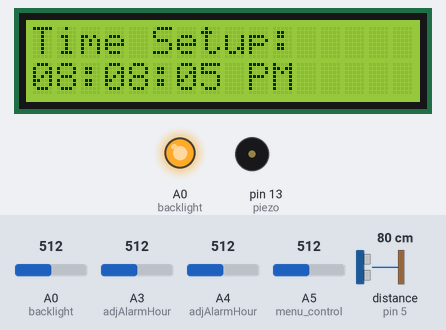
Recording of a sketch running on a simulated Arduino Uno, built with avr-gcc and run on an emulated ATmega328P. On the bench: 16×2 character LCD, output pins drawn as LEDs (lit = HIGH), buzzer (waves = sounding, pin HIGH). Wiring (inferred from the names in the program): ultrasonic range finder: trigger pin 6; echo pin 5. The inputs (shaded band) are chosen by the test bench; at power-on: distance to the obstacle (sensor on pin 5) 80 cm, A5 (menu_control) = 512, A3 (adjAlarmHour) = 512, A0 (backlight) = 512, A4 (adjAlarmHour) = 512. The echo pulse lasts 58.3 µs per cm; pins used as bus, display or sensor lines are not drawn; what the sketch prints to the serial monitor is not drawn.

Above: at 1.2 s.
1.3 s: distance to the obstacle (sensor on pin 5) set to 2 cm
At 3.5 s:
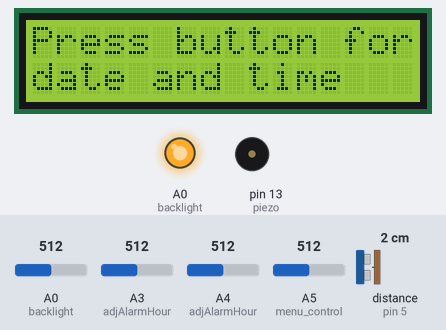
4.7 s: distance to the obstacle (sensor on pin 5) set to 120 cm
At 6.92 s:
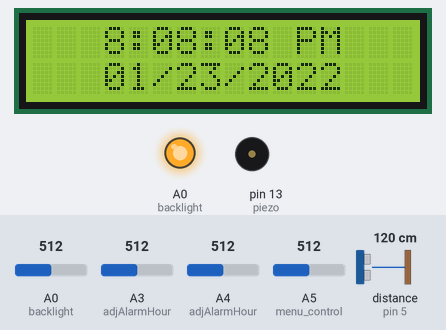
8.1 s: A5 (menu_control) set to 410
9.6 s: A5 (menu_control) set to 392
13.0 s: A5 (menu_control) set to 716
At 13.93 s:
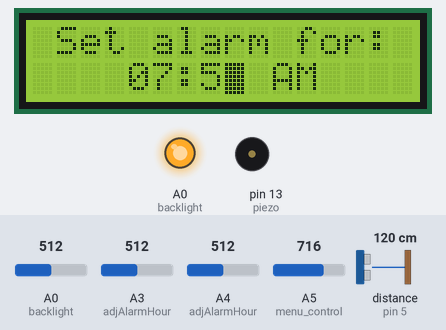
15.6 s: A3 (adjAlarmHour) set to 306
At 25.9 s:
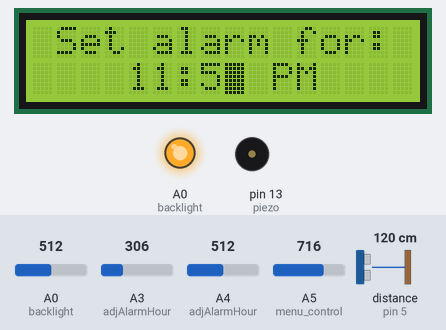

The sketch:

alarm_clock_2.0.ino
```cpp
#include <TimeLib.h>
#include <LiquidCrystal.h>
#include "pitches.h"

LiquidCrystal lcd(7, 8, 9, 10, 11, 12);

int buttonCounter = 0;

int setMonth = 0; //for setting the initial DATE
int setDay = 0;
int setYear = 0;
//after i get all the information for date & time, i will set the time. later on, when i get a ds3231, i can store in there so
//i don't have to set the time up after the arduino has been unplugged

int realHour = 20; // used for changing between AM and PM

int setHour = 0; //for TIME
int setMin = 0;
int setSec = 0;

int militaryHour = 0;

int alarmHour = 7;
int alarmMilitaryHour = 7;
int alarmMinute = 0;

boolean snooze = false;

int sync;

//ultrasonic
const int trigPin = 6;
const int echoPin = 5;

int distance;

void setup() {
  Serial.begin(9600);
  lcd.display();
  lcd.begin(16, 2);
  initialDate();
  pinMode(A3, INPUT); // +
  pinMode(A4, INPUT); // -
  pinMode(A5, INPUT); //menu control
  pinMode(5, INPUT); //ultrasonic echo
  pinMode(6, OUTPUT); //ultrasonic trigger
  analogWrite(A0, 255); //set backlight ON at the beginning
  pinMode(A0, OUTPUT); //backlight
  pinMode(13, OUTPUT); //piezo
  lcd.setCursor(1, 2);
  //setSyncProvider();
}

void loop() {
  //ultrasonic
  // Clears the trigPin
  digitalWrite(trigPin, LOW);
  delayMicroseconds(2);
  // Sets the trigPin on HIGH state for 10 micro seconds
  digitalWrite(trigPin, HIGH);
  delayMicroseconds(10);
  digitalWrite(trigPin, LOW);
  // Reads the echoPin, returns the sound wave travel time in microseconds
  long duration = pulseIn(echoPin, HIGH);
  // Calculating the distance
  distance = duration * 0.034 / 2;

  if (distance <= 2) { //backlight control w/ ultrasonic
    if (analogRead(A0) < 900) { //if backlight is OFF
      analogWrite(A0, 255); //turn it ON
    }

    else { //if backlight is ON
      analogWrite(A0, 0); //turn it OFF
    }
    delay(250);
  }

  //menu stuff
  if (analogRead(A5) > 400) { //must hold button for 0.5 seconds to "toggle" the menu
    buttonCounter++;
    delay(250); //CONTROLS HOW LONG THE BUTTON MUST BE HELD TO TOGGLE THE MENU
    Serial.println(buttonCounter);
  }

  if (buttonCounter == 0) { //first menu: set up month
    lcd.blink();
    adjMonth();
  }

  //create button counter values all the way up to 7 (the menu where date and time will be fully set). after this, i can use modulus to switch between regular date & time and alarm.
  else if (buttonCounter == 1) { //second menu: set up day
    lcd.blink();
    adjDay();
  }

  else if (buttonCounter == 2) { //third menu: set up year
    lcd.blink();
    adjYear();
  }

  else if (buttonCounter == 3) { //fourth menu: show time
    lcd.noBlink();
    lcd.home();
    initialTime();
  }

  else if (buttonCounter == 4) { //fifth: set up hour
    lcd.blink();
    adjHour(); //figured out AM + PM setting on 2/14/22
  }

  else if (buttonCounter == 5) { //sixth: setting up minute
    lcd.blink();
    adjMin(); //SAME CODE FOR BOTH MIN AND SEC
  }

  else if (buttonCounter == 6) { //7th: setting up second
    lcd.blink();
    adjSec(); //SAME CODE FOR BOTH MIN AND SEC
  }

  else if (buttonCounter == 7) { //clear lcd and sync time
    timeSync();
    sync = millis();
    Serial.println(sync);
  }

  else { //shows data & time menu and alarm menu
    //time sync
    Serial.print("real hour: ");
    Serial.println(hour());
    Serial.print("alarm hour: ");
    Serial.println(alarmMilitaryHour);
    Serial.print("real minute: ");
    Serial.println(minute());
    Serial.print("alarm minute: ");
    Serial.println(alarmMinute);
    Serial.print("second: ");
    Serial.println(second());
    Serial.println();
    int tempSec = millis() / 1000; //time will be a little off, as millis() is based on when program started to run
    if (tempSec % 2200 == 0) { //current range: [2000 (33.333 mins), 2367 (41.1111 mins)]
      adjustTime(1);
      delay(1000); //so that time is adjusted only ONCE every second
    }
    //for setting off alarm
    //ADD CODE TO SNOOZE ALARM. IT SHOULD STOP PLAYING THE SOUND + GO BACK TO REGULAR MENU
    if (alarmMilitaryHour == hour() && alarmMinute == minute()) { //play james bond theme TWICE
      if (snooze == false) { //after alarm is snoozed, the code comes back here and checks if James Bond theme should be played. This only happens @ the end of the song/when I snooze the alarm. After that, the song will either be played, or the lcd will display the regular alarm menu
        JamesBond();
      }
    }
    else { //whenever alarm time is not the same as normal time
      snooze = false;
    }


    //all the different menus
    if (buttonCounter % 4 == 0) { //show date & time
      lcd.noBlink();
      lcd.noCursor();
      displayDateAndTime();
    }
    else if (buttonCounter % 4 == 1) { //show alarm
      lcd.noBlink();
      lcd.noCursor();
      displayAlarm();
    }

    else if (buttonCounter % 4 == 2) { //adj alarm hour
      lcd.blink();
      adjAlarmHour();
    }

    else if (buttonCounter % 4 == 3) { //adj alarm minute
      lcd.blink();
      adjAlarmMinute();
    }
  }
}


void initialDate() { //this is for when the alarm is first plugged in. the screen will ALWAYS go to this. ofc, we will add an RTC later on
  setTime(1642968485); //sometime on Jan 23rd, 2022 (when this alarm clock was being developed).
  setMonth = month();
  setDay = day();
  setYear = year();
  lcd.print("Date Setup: "); //will set up date first
  lcd.setCursor(0, 2);
  if (month() < 10) {
    lcd.print("0");
  }
  lcd.print(setMonth);
  lcd.print("/");
  lcd.print(setDay);
  lcd.print("/");
  lcd.print(setYear);
  lcd.setCursor(0, 2);
}

void initialTime() { //sometime on Jan 23rd, 2022 (when this alarm clock was being developed).
  setTime(1642968485);
  setHour = hour();
  setMin = minute();
  setSec = second();
  lcd.print("Time Setup: ");
  lcd.setCursor(0, 2);
  /*if(month() < 10){
    lcd.print("0");
    }*/
  setHour -= 12;
  lcd.print("0");
  lcd.print(setHour);
  lcd.print(":0");
  lcd.print(setMin);
  lcd.print(":0");
  lcd.print(setSec);
  if (hour() > 11) {
    lcd.print(" PM");
  }
  else {
    lcd.print(" AM");
  }
  lcd.setCursor(1, 2);
}


void adjMonth() { //increments and decrements MONTH
  if (analogRead(A3) > 400) { //increment
    setMonth++;
    lcd.print(setMonth);
    lcd.setCursor(1, 2);
    if (setMonth >= 9) {
      lcd.setCursor(0, 2);
    }
    if (setMonth > 12) {
      setMonth = 1;
      lcd.setCursor(0, 2);
      lcd.print("0");
      lcd.print(setMonth);
      lcd.setCursor(1, 2);
    }
  }
  delay(50);

  if (analogRead(A4) > 400) { //decrement
    setMonth--;
    lcd.print(setMonth);
    lcd.setCursor(0, 2);
    if (setMonth < 1) {
      setMonth = 12;
      lcd.setCursor(0, 2);
      lcd.print(setMonth);
      lcd.setCursor(0, 2);
    }
    if (setMonth < 10) {
      lcd.setCursor(0, 2);
      lcd.print("0");
      if (setMonth <= 9) {
        lcd.print(setMonth);
        lcd.setCursor(1, 2);
      }
    }
  }
  delay(50);
}

void adjDay() {
  lcd.setCursor(3, 2);
  if (analogRead(A3) > 400) { //increment
    setDay++;
    if (setDay < 10) {
      lcd.setCursor(4, 2);
    }
    lcd.print(setDay);
    lcd.setCursor(3, 2);
    if (setDay > 31) {
      setDay = 1;
      lcd.setCursor(3, 2);
      lcd.print("0");
      lcd.print(setDay);
      lcd.setCursor(4, 2);
    }
  }
  delay(50);

  if (analogRead(A4) > 400) { //decrement
    setDay--;
    if (setDay < 10) {
      lcd.print("0");
      lcd.setCursor(4, 2);
    }
    lcd.print(setDay);
    lcd.setCursor(3, 2);
    if (setDay < 1) {
      setDay = 31;
      lcd.setCursor(3, 2);
      lcd.print(setDay);
    }
  }
  delay(50);
}

void adjYear() {
  lcd.setCursor(6, 2);
  if (analogRead(A3) > 400) {
    setYear++;
    lcd.print(setYear);
    lcd.setCursor(6, 2);
  }
  delay(50);

  if (analogRead(A4) > 400) {
    setYear--;
    lcd.print(setYear);
    lcd.setCursor(6, 2);
  }
  delay(50);
}

void adjHour() {
  Serial.println(realHour);
  if (analogRead(A3) > 400) { //increment WORKS
    setHour++;
    realHour++;
    lcd.print(setHour);
    lcd.setCursor(1, 2);
    if (realHour <= 11) {
      lcd.setCursor(9, 2);
      lcd.print("AM");
      lcd.setCursor(1, 2);
    }
    else {
      lcd.setCursor(9, 2);
      lcd.print("PM");
      lcd.setCursor(1, 2);
    }
    if (setHour >= 9) {
      lcd.setCursor(0, 2);
    }
    if (setHour > 12) {
      setHour = 1;
      lcd.setCursor(0, 2);
      lcd.print("0");
      lcd.print(setHour);
      lcd.setCursor(1, 2);
    }
    if (realHour > 23) {
      realHour = 0;
      lcd.setCursor(9, 2);
      lcd.print("AM");
      lcd.setCursor(0, 2);
    }
  }
  delay(50);

  if (analogRead(A4) > 400) { //decrement
    setHour--;
    realHour--;
    lcd.print(setHour);
    lcd.setCursor(0, 2);
    if (realHour <= 11) {
      lcd.setCursor(9, 2);
      lcd.print("AM");
      lcd.setCursor(0, 2);
    }
    else {
      lcd.setCursor(9, 2);
      lcd.print("PM");
      lcd.setCursor(0, 2);
    }
    if (setHour < 1) {
      setHour = 12;
      lcd.setCursor(0, 2);
      lcd.print(setHour);
      lcd.setCursor(0, 2);
    }
    if (realHour < 0) {
      realHour = 23;
      lcd.setCursor(9, 2);
      lcd.print("PM");
      lcd.setCursor(0, 2);

    }
    if (setHour < 10) {
      lcd.setCursor(0, 2);
      lcd.print("0");
      if (setHour <= 9) {
        lcd.print(setHour);
        lcd.setCursor(1, 2);
      }
    }
  }
  delay(50);
}

void adjMin() {
  lcd.setCursor(4, 2);
  if (analogRead(A3) > 400) { //sixth: set up minute
    setMin++;
    if (setMin > 9) {
      lcd.setCursor(3, 2);
    }
    lcd.print(setMin);
    lcd.setCursor(4, 2);
    if (setMin > 59) {
      setMin = 0;
      lcd.setCursor(3, 2);
      lcd.print("0");
      lcd.print(setMin);
      lcd.setCursor(4, 2);
    }
  }
  delay(50);

  if (analogRead(A4) > 400) { //decrement
    setMin--;
    if (setMin < 1) {
      setMin = 59;
      //lcd.setCursor(3, 2);
      lcd.setCursor(3, 2);
    }

    if (setMin > 9) {
      lcd.setCursor(3, 2);
    }
    lcd.print(setMin);

    lcd.setCursor(4, 2);

    if (setMin < 10) {
      lcd.setCursor(3, 2);
      lcd.print("0");
      if (setMin <= 9) {
        lcd.print(setMin);
        lcd.setCursor(4, 2);
      }
    }
  }
  delay(50);
}

void adjSec() {
  lcd.setCursor(7, 2);
  if (analogRead(A3) > 400) { //sixth: set up minute
    setSec++;
    if (setSec > 9) {
      lcd.setCursor(6, 2);
    }
    lcd.print(setSec);
    lcd.setCursor(7, 2);
    if (setSec > 59) {
      setSec = 0;
      lcd.setCursor(6, 2);
      lcd.print("0");
      lcd.print(setSec);
      lcd.setCursor(7, 2);
    }
  }
  delay(50);

  if (analogRead(A4) > 400) { //decrement
    setSec--;
    if (setSec < 1) {
      setSec = 59;
      lcd.setCursor(6, 2);
    }

    if (setSec > 9) {
      lcd.setCursor(6, 2);
    }
    lcd.print(setSec);

    lcd.setCursor(7, 2);

    if (setSec < 10) {
      lcd.setCursor(6, 2);
      lcd.print("0");
      if (setSec <= 9) {
        lcd.print(setSec);
        lcd.setCursor(7, 2);
      }
    }
  }
  delay(50);
}

void displayDateAndTime() {
  lcd.home();
  lcd.print("   ");
  int twelveHour = hour(); //for showing 12 hour time
  int militaryHour = hour(); //for AM/PM
  if (twelveHour > 12) { //displays 12 hour time
    twelveHour -= 12;
  }

  if (twelveHour == 0) {
    twelveHour = 12;
  }

  lcd.print(twelveHour);
  lcd.print(":");
  if (minute() < 10) {
    lcd.print("0");
  }
  lcd.print(minute());
  lcd.print(":");
  if (second() < 10) {
    lcd.print("0");
  }
  lcd.print(second());
  lcd.print(" ");

  if (militaryHour <= 11) { //change from AM -> PM and vice versa
    lcd.print("AM");
  }
  else {
    lcd.print("PM");
  }
  lcd.print("    ");
  lcd.setCursor(0, 1);
  lcd.print("   ");
  if (month() < 10) {
    lcd.print("0");
  }
  lcd.print(month());
  lcd.print("/");
  lcd.print(day());
  lcd.print("/");
  lcd.print(year());
}

void displayAlarm() {
  lcd.home();
  //lcd.blink();
  lcd.print(" Set alarm for: ");
  lcd.setCursor(0, 1);
  lcd.print("    ");

  if (alarmHour < 10) {
    lcd.print("0");
  }
  lcd.print(alarmHour);
  lcd.print(":");
  if (alarmMinute < 10) {
    lcd.print("0");
  }
  lcd.print(alarmMinute);
  if (alarmMilitaryHour <= 11) { //change from AM -> PM and vice versa
    lcd.print(" AM     ");
  }
  else {
    lcd.print(" PM     ");
  }
  if (alarmHour > 10) {
    lcd.setCursor(4, 2);
  }
  else {
    lcd.setCursor(5, 2);
  }
}


void adjAlarmHour() {
  if (analogRead(A3) > 400) { //increment WORKS
    alarmHour++;
    alarmMilitaryHour++;
    if (alarmHour == 10) {
      lcd.setCursor(4, 2);
    }
    lcd.print(alarmHour);
    lcd.setCursor(5, 2);
    if (alarmMilitaryHour <= 11) {
      lcd.setCursor(10, 2);
      lcd.print("AM");
      lcd.setCursor(5, 2);
    }
    else {
      lcd.setCursor(10, 2);
      lcd.print("PM");
      lcd.setCursor(5, 2);
    }
    if (alarmHour >= 9) {
      lcd.setCursor(4, 2);
    }
    if (alarmHour > 12) {
      alarmHour = 1;
      lcd.setCursor(4, 2);
      lcd.print("0");
      lcd.print(alarmHour);
      lcd.setCursor(5, 2);
    }
    if (alarmMilitaryHour > 23) {
      alarmMilitaryHour = 0;
      lcd.setCursor(10, 2);
      lcd.print("AM");
      lcd.setCursor(4, 2);
    }
  }
  delay(50);

  if (analogRead(A4) > 400) { //decrement
    alarmHour--;
    alarmMilitaryHour--;
    lcd.print(alarmHour);
    lcd.setCursor(4, 2);
    if (alarmMilitaryHour <= 11) {
      lcd.setCursor(10, 2);
      lcd.print("AM");
      lcd.setCursor(4, 2);
    }
    else {
      lcd.setCursor(10, 2);
      lcd.print("PM");
      lcd.setCursor(4, 2);
    }
    if (alarmHour < 1) {
      alarmHour = 12;
      lcd.setCursor(4, 2);
      lcd.print(alarmHour);
      lcd.setCursor(4, 2);
    }
    if (alarmMilitaryHour < 0) {
      alarmMilitaryHour = 23;
      lcd.setCursor(10, 2);
      lcd.print("PM");
      lcd.setCursor(4, 2);

    }
    if (alarmHour < 10) {
      lcd.setCursor(4, 2);
      lcd.print("0");
      if (alarmHour <= 9) {
        lcd.print(alarmHour);
        lcd.setCursor(5, 2);
      }
    }
  }
  delay(50);
}

void adjAlarmMinute() {
  if (alarmMinute < 10) { //set cursor before minute is updated
    lcd.setCursor(8, 2);
  }
  else {
    lcd.setCursor(7, 2);
  }

  //lcd.setCursor(4, 2);
  if (analogRead(A3) > 400) { //sixth: set up minute
    alarmMinute++;
    if (alarmMinute > 9) {
      lcd.setCursor(7, 2);
    }
    lcd.print(alarmMinute);
    lcd.setCursor(8, 2);
    if (alarmMinute > 59) {
      alarmMinute = 0;
      lcd.setCursor(7, 2);
      lcd.print("0");
      lcd.print(alarmMinute);
      lcd.setCursor(8, 2);
    }
  }
  delay(50);

  if (analogRead(A4) > 400) { //decrement
    alarmMinute--;
    if (alarmMinute < 1) {
      alarmMinute = 59;
      //lcd.setCursor(7, 2);
      lcd.setCursor(7, 2);
    }

    if (alarmMinute > 9) {
      lcd.setCursor(7, 2);
    }
    lcd.print(alarmMinute);

    lcd.setCursor(8, 2);

    if (alarmMinute < 10) {
      lcd.setCursor(7, 2);
      lcd.print("0");
      if (alarmMinute <= 9) {
        lcd.print(alarmMinute);
        lcd.setCursor(8, 2);
      }
    }
  }
  delay(50);
}
void JamesBond() {

#include "pitches.h"
#define NO_SOUND 0 // make the rests in music


  //* 8-ohm speaker on digital pin 8


  //array of notes
  int melody[] = {
    /*NOTE_G4,NOTE_G4,NO_SOUND,NOTE_G4,NOTE_G4,NO_SOUND,NOTE_G4,NOTE_G4,NOTE_G4,NOTE_G4,NOTE_G4,
      NOTE_B3,NOTE_G3,NOTE_C4,NOTE_G3,NOTE_CS4,NOTE_G3,NOTE_C4,NOTE_G3,NOTE_B3,NOTE_G3,NOTE_C4,NOTE_G3,NOTE_CS4,NOTE_G3,NOTE_C4,NOTE_G3,
      NOTE_E4,NOTE_F4,NOTE_F4,NOTE_F4,NOTE_F4,NOTE_E4,NOTE_E4,NOTE_E4,
      NOTE_E4,NOTE_G4,NOTE_G4,NOTE_G4,NOTE_G4,NOTE_E4,NOTE_E4,NOTE_E4,*/

    NOTE_E4, NOTE_F4, NOTE_F4, NOTE_F4, NOTE_F4, NOTE_E4, NOTE_E4, NOTE_E4,
    NOTE_E4, NOTE_G4, NOTE_G4, NOTE_G4, NOTE_G4, NOTE_E4, NOTE_E4, NOTE_E4,
    NOTE_E4, NOTE_F4, NOTE_F4, NOTE_F4, NOTE_F4, NOTE_E4, NOTE_E4, NOTE_E4,
    NOTE_E4, NOTE_G4, NOTE_G4, NOTE_G4, NOTE_G4, NOTE_E4, NOTE_E4, NOTE_E4,
    NOTE_DS5, NOTE_D5, NOTE_B4, NOTE_A4, NOTE_B4,
    NOTE_E4, NOTE_G4, NOTE_DS5, NOTE_D5, NOTE_G4, NOTE_B4,
    NOTE_B4, NOTE_FS5, NOTE_F5, NOTE_B4, NOTE_D5, NOTE_AS5,
    NOTE_A5, NOTE_F5, NOTE_A5, NOTE_DS6, NOTE_D6, NO_SOUND
  };


  // note duration: 1 = whole note, 2 = half note, 4 = quarter note, 8 = eighth note, etc.
  int noteDurations[] = {
    /*8,8,2,8,8,2,16,8,16,8,8,
      2,4,2,4,2,4,2,4,2,4,2,4,2,4,2,4,
      8,16,16,8,4,8,8,8,
      8,16,16,8,4,8,8,8,*/
    8, 16, 16, 8, 4, 8, 8, 8,
    8, 16, 16, 8, 4, 8, 8, 8,
    8, 16, 16, 8, 4, 8, 8, 8,
    8, 16, 16, 8, 4, 8, 8, 8,
    8, 2, 8, 8, 1,
    8, 4, 8, 4, 8, 8,
    8, 8, 4, 8, 4, 8,
    4, 8, 4, 8, 3
  };


  int pace = 1450; // change pace of music("speedy")

  int Note = 0;
  while (snooze == false && Note < 54) { //while alarm hasn't been snoozed
    //for (int Note = 0; Note < 54; Note++) { //counter of Notes (54 limit the array)
    if (distance <= 2) { //if hand is over ultrasonic, alarm is snoozed
      snooze = true;
    }
    int duration = pace / noteDurations[Note]; //Adjust duration with the pace of music
    tone(13, melody[Note], duration); //Play note


    // to distinguish the notes, set a minimum time between them.
    delay(duration * 1.2);
    Note++;

  }
}
void timeSync() {
  lcd.noBlink();
  lcd.home();
  setTime(realHour, setMin, setSec, setDay, setMonth, setYear);
  militaryHour = hour();
  lcd.setCursor(0, 0);
  lcd.print("Press button for");
  lcd.setCursor(0, 1);
  lcd.print("date and time");
}
```

Source omitted: pitches.h (1944 bytes)

Measured:
- after the input at 13.0 s, the display: first changes after 0.33 s (image 3 shows a later state)
- what the display in image 1 shows lasts 0.6 s, from 3.1 s to 3.7 s
